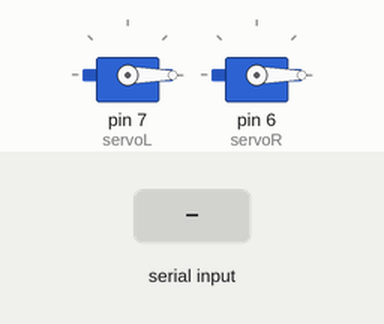
This sketch was run on a simulated Arduino Uno, built with avr-gcc and run on an emulated ATmega328P. Shown: 2 × servo. The test bench sets the inputs (shaded band).

Above: at 1.4 s.
1.5 s: "R" received over Serial
At 1.9 s:
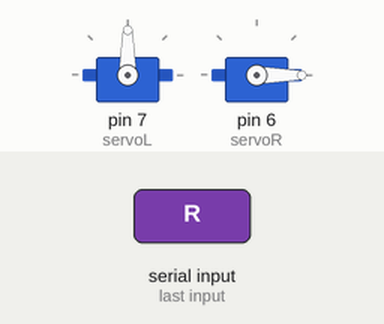
3.5 s: "L" received over Serial
At 3.9 s:
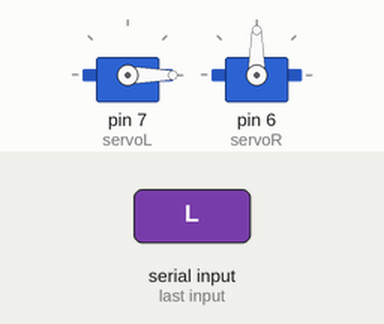
Timing chart, 0 to 6.5 s (numbered marks = the images above; inputs shaded):
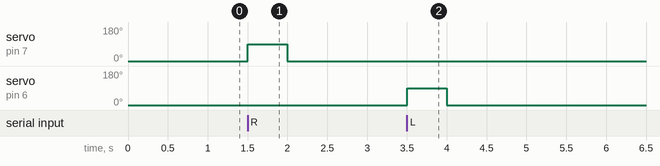

The sketch:

pain_pong.ino
```cpp
#include <Servo.h>

Servo servoL;
Servo servoR;

void setup() {
  Serial.begin(9600);

  servoL.attach(7);
  servoL.write(0);
  delay(100);

  servoR.attach(6);
  servoR.write(0);
  delay(100);
}

void loop() {
  if (Serial.available() > 0) {
    char data = Serial.read();

    if (data == 'R') {
      servoL.write(90);
      delay(500);
      servoL.write(0);
      delay(100);
    } else if(data == 'L') {
      servoR.write(90);
      delay(500);
      servoR.write(0);
      delay(100);
    }
  }
}
```

Measured:
- after the input at 1.5 s, servo on pin 7 (servoL): 0° → 90° at once, → 0° 0.50 s later
- after the input at 3.5 s, servo on pin 6 (servoR): 0° → 90° at once, → 0° 0.50 s later
